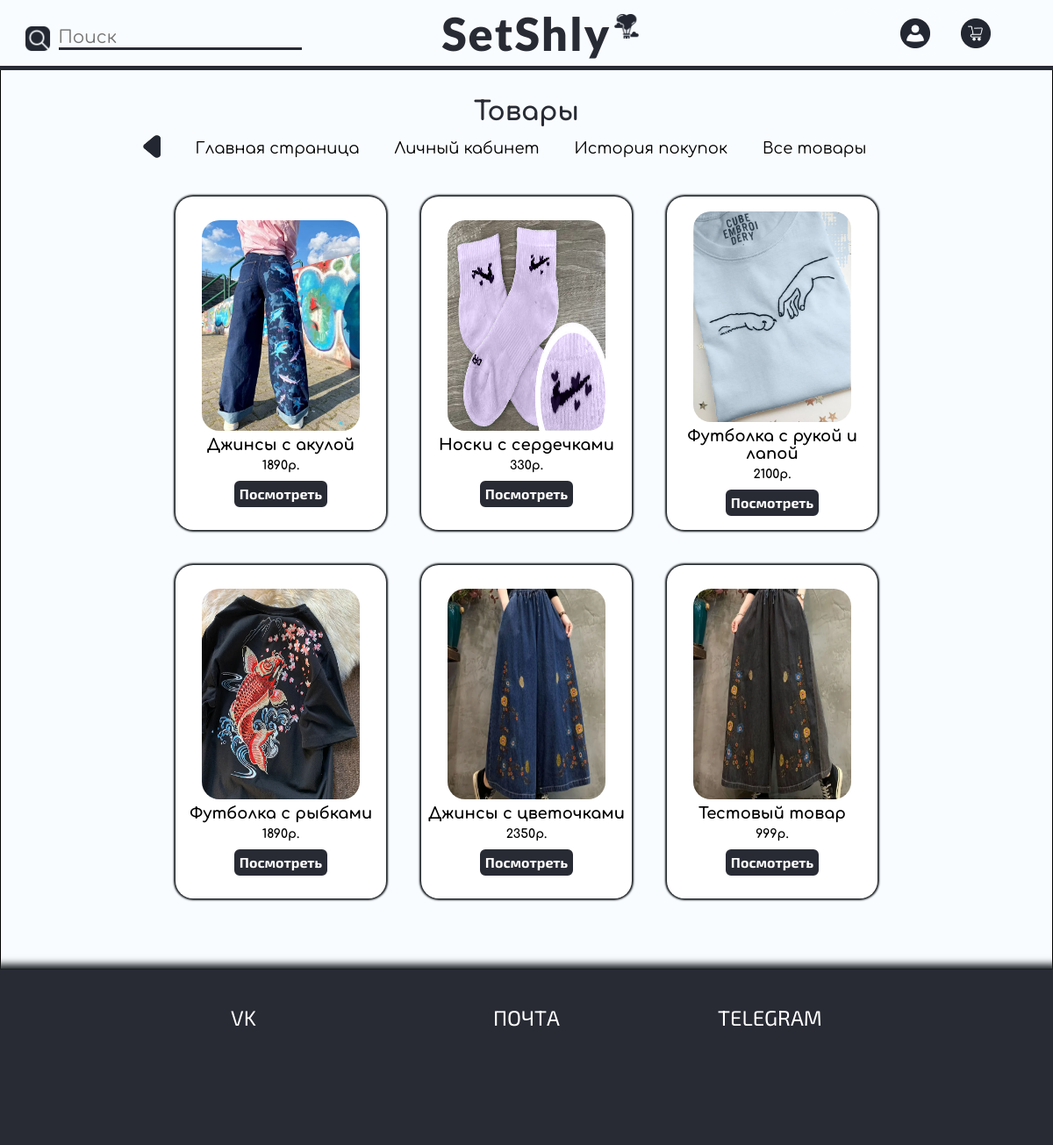
Page /php/AllProduct/allproduct.php on the committed database.
### php/config/connect.php (called while the page is built, shortened)
<?php
$connect = mysqli_connect('localhost', 'root', '', 'Shopers');
$product_list = mysqli_fetch_all(mysqli_query($connect, 'SELECT * FROM `Товар`'));
$product_price_list = mysqli_fetch_all(mysqli_query($connect, 'SELECT * FROM `Прайс-лист_товаров`'));
$embroidery = mysqli_fetch_all(mysqli_query($connect, 'SELECT * FROM `Вышивка`'));
$category_list = mysqli_fetch_all(mysqli_query($connect, 'SELECT * FROM `Категория`'));
?>

### php/AllProduct/allproductForm.php (the view, shortened to what this page needs)
<?php
function EnterProductAll($product_list, $category_list, $product_price_list, $production_list, $embroidery)
{
    for ($i = 0; $i <=count($product_list) - 1; $i++) {
        $product_id = $product_list[$i][0];
        $IDcategory = $product_list[$i][1];
        $product_name = $product_list[$i][2];
        for ($a = 0; $a <=count($category_list); $a++) {
            if ($IDcategory == $category_list[$a][0]) {
                $product_category = $category_list[$a][1];
            }
        }
        for ($j = 0; $j <= count($product_price_list); $j++) {
            if ($product_id == $product_price_list[$j][1]) {
                $product_price = $product_price_list[$j][2];
            }
        }
        for ($s = 0; $s <= count($production_list); $s++) {
            if ($product_id == $production_list[$s][2]) {
                $IDembroidery = $production_list[$s][3];
                for ($a = 0; $a <= count($embroidery); $a++) {
                    if ($IDembroidery  == $embroidery[$a][0]) {
                        $product_embroidery = $embroidery[$a][1];
                    }
                }
            }
        }
        $dir = "../../ProductImg/$product_category/$product_embroidery/";
        $fileIMG = scandir($dir, 1);
        $IMGName = array_shift($fileIMG);
        echo '
                <div class="card-product" id="">
                <img class="card-product__img" src="../../ProductImg/' . $product_category . '/' . $product_embroidery . '/' . $IMGName . '" alt="Изображение товара" draggable="false">
                    <div class="card-product__span">
                        <h2 class="product-name">' . $product_name . '</h2>
                        <h3 class="product-price">' . $product_price . 'р.</h3>
                    </div>
                    <form method="post" action="../card/card.php?card=' . $product_id . '&color=' . $valuesColor . '&size=' . $valuesSize . ' ">
                        <button>Посмотреть</button>
                    </form>
                </div>';
    }
}

### php/AllProduct/allproduct.php (shortened to what this page needs)
<?php
require_once '../config/connect.php';
require_once 'allproductForm.php';
?>
<!DOCTYPE html>
<html lang="en">
<head>
    <link rel="stylesheet" href="libs/swiper/swiper-bundle.min.css">
    <link rel="stylesheet" href="css/main.css">
</head>
<body id="body">
    <header id="header">
        <form class="search" method="get"> <img src="img/search.png" alt="" draggable="false">
            <input type="search" name="search" placeholder="Поиск">
        </form>
        <h1><a href="../Index/index.php" style="color: #282b34;">SetShly</a></h1> <img class="logo" src="img/logo.png"
            alt="" draggable="false">
        <nav id="navigation-header" class="navigation-header">
            <ul id="menu">
                <li>
                </li>
                <li>
                    <?php
                    if (!empty($_SESSION['name'])) {
                        echo '<a href="http://setshly/php/profile/profile.php" class="profile" id="profile_lk"><img src="img/profile.png" alt="Личный кабинет" draggable="false"></a>';
                    } else {
                        echo '<div class="profile" id="profile" ><img src="img/profile.png" alt="Вход" draggable="false"></div>
                        ';
                    }
                    ?>
                </li>
                <li>
                    <a href="../Basket/basket.php" class="basket"><img src="img/basket.png" alt="Корзина"
                            draggable="false"></a>
                </li>
            </ul>
        </nav>
    </header>
    <main id="main" style="">
        <h2 class="HeaderDelivery">Товары</h2>
        <nav class="container-navigation">
            <ul>
                <li><a href="http://setshly/php/profile/profile.php" class="history-back">
                        <img class="navigation_arrow" src="img/arrow.png" alt=""></a></li>
                <li><a href="http://setshly/php/Index/index.php">Главная страница</a></li>
                <li><a href="http://setshly/php/profile/profile.php">Личный кабинет</a></li>
                <li><a href="http://setshly/php/HistoryBuy/historyBuy.php">История покупок</a></li>
                <li><a href="http://setshly/php/AllProduct/allproduct.php">Все товары</a></li>
            </ul>
        </nav>
        <div class="container">
            <?php
            EnterProductAll($product_list, $category_list, $product_price_list, $production_list, $embroidery)
                ?>
    </main>
    <?php
    include '../PATTERN/footer.php';
    ?>

### php/PATTERN/footer.php (shortened to what this page needs)
<footer id="footer">
    <div class="about-company"><a href="https://vk.com/setshly">VK</a></div>
    <div class="help"><a href="">ПОЧТА</a></div>
    <div class="find"><a href="https://telegram.org/Hollspae">TELEGRAM</a></div>
</footer>
</body>
</html>

### rows in the picture
категория: Наименование.Название (picture)
товар: Название "Джинсы с акулой"
прайс-лист_товаров: Цена "1890"
категория: Наименование.Название (picture)
товар: Название "Носки с сердечками"
прайс-лист_товаров: Цена "330"
категория: Наименование.Название (picture)
товар: Название "Футболка с рукой и лапой"
прайс-лист_товаров: Цена "2100"
товар: Название "Футболка с рыбками"
прайс-лист_товаров: Цена "1890"
товар: Название "Джинсы с цветочками"
прайс-лист_товаров: Цена "2350"
товар: Название "Тестовый товар"
прайс-лист_товаров: Цена "999"
